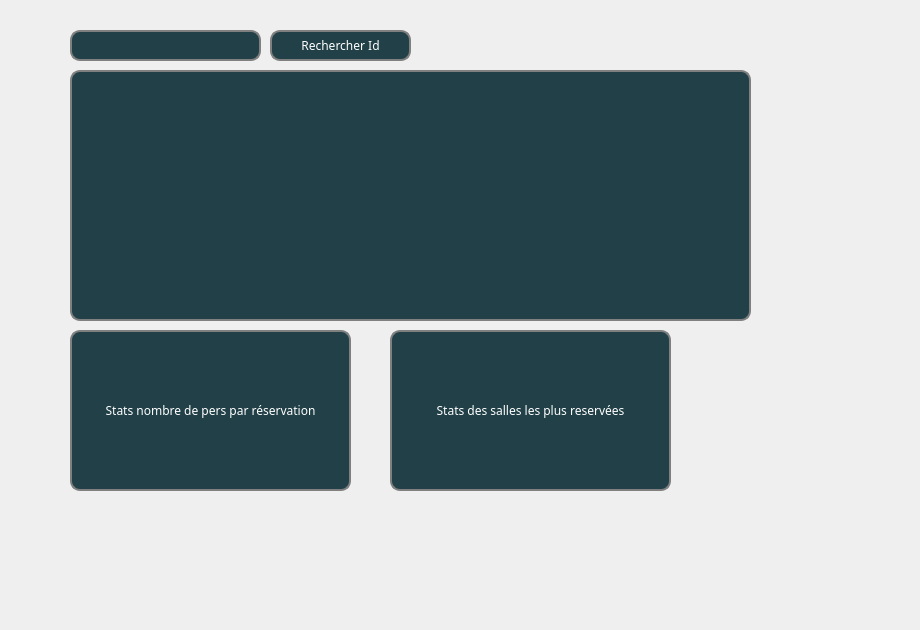
    <widget class="QWidget" name="tab_5">
     <attribute name="title">
      <string>Recherche et stats </string>
     </attribute>
     <widget class="QTableView" name="tab_rech">
      <property name="geometry">
       <rect>
        <x>70</x>
        <y>70</y>
        <width>681</width>
        <height>251</height>
       </rect>
      </property>
      <property name="styleSheet">
       <string notr="true">QTableView {
  border: 2px solid gray;
     border-radius: 10px;
     padding: 0 8px;
     background: rgb(33, 64, 71);
     selection-background-color: darkgray;
}
QHeaderView::section {
    background-color: rgb(71, 153, 176);
    color: white;
    height: 35px;
    font: 14px;
}
QTableView::item:focus{
    border: 2px solid rgb(242, 128, 133);
    background-color: rgb(255, 254, 229);
}
QScrollBar:vertical {
    background: rgb(188, 224, 235);
}
 QScrollBar::handle:vertical {
    background: rgb(71, 153, 176);
 }
QScrollBar:horizontal {
    background: rgb(188, 224, 235);
}
 QScrollBar::handle:horizontal {
    background: rgb(71, 153, 176);
 }</string>
      </property>
     </widget>
     <widget class="QLineEdit" name="mlk">
      <property name="geometry">
       <rect>
        <x>70</x>
        <y>30</y>
        <width>191</width>
        <height>31</height>
       </rect>
      </property>
      <property name="styleSheet">
       <string notr="true">color:white;border: 2px solid gray;
     border-radius: 10px;
     padding: 0 8px;
     background: rgb(33, 64, 71);
     selection-background-color: darkgray;</string>
      </property>
      <property name="text">
       <string/>
      </property>
     </widget>
     <widget class="QPushButton" name="pushButton_4">
      <property name="geometry">
       <rect>
        <x>270</x>
        <y>30</y>
        <width>141</width>
        <height>31</height>
       </rect>
      </property>
      <property name="palette">
       <palette>
        <active>
         <colorrole role="WindowText">
          <brush brushstyle="SolidPattern">
           <color alpha="255">
            <red>255</red>
            <green>255</green>
            <blue>255</blue>
           </color>
          </brush>
         </colorrole>
         <colorrole role="Button">
          <brush brushstyle="SolidPattern">
           <color alpha="255">
            <red>33</red>
            <green>64</green>
            <blue>71</blue>
           </color>
          </brush>
         </colorrole>
         <colorrole role="Text">
          <brush brushstyle="SolidPattern">
           <color alpha="255">
            <red>255</red>
            <green>255</green>
            <blue>255</blue>
           </color>
          </brush>
         </colorrole>
         <colorrole role="ButtonText">
          <brush brushstyle="SolidPattern">
           <color alpha="255">
            <red>255</red>
            <green>255</green>
            <blue>255</blue>
           </color>
          </brush>
         </colorrole>
         <colorrole role="Base">
          <brush brushstyle="SolidPattern">
           <color alpha="255">
            <red>33</red>
            <green>64</green>
            <blue>71</blue>
           </color>
          </brush>
         </colorrole>
         <colorrole role="Window">
          <brush brushstyle="SolidPattern">
           <color alpha="255">
            <red>33</red>
            <green>64</green>
            <blue>71</blue>
           </color>
          </brush>
         </colorrole>
         <colorrole role="PlaceholderText">
          <brush brushstyle="NoBrush">
           <color alpha="128">
            <red>255</red>
            <green>255</green>
            <blue>255</blue>
           </color>
          </brush>
         </colorrole>
        </active>
        <inactive>
         <colorrole role="WindowText">
          <brush brushstyle="SolidPattern">
           <color alpha="255">
            <red>255</red>
            <green>255</green>
            <blue>255</blue>
           </color>
          </brush>
         </colorrole>
         <colorrole role="Button">
          <brush brushstyle="SolidPattern">
           <color alpha="255">
            <red>33</red>
            <green>64</green>
            <blue>71</blue>
           </color>
          </brush>
         </colorrole>
         <colorrole role="Text">
          <brush brushstyle="SolidPattern">
           <color alpha="255">
            <red>255</red>
            <green>255</green>
            <blue>255</blue>
           </color>
          </brush>
         </colorrole>
         <colorrole role="ButtonText">
          <brush brushstyle="SolidPattern">
           <color alpha="255">
            <red>255</red>
            <green>255</green>
            <blue>255</blue>
           </color>
          </brush>
         </colorrole>
         <colorrole role="Base">
          <brush brushstyle="SolidPattern">
           <color alpha="255">
            <red>33</red>
            <green>64</green>
            <blue>71</blue>
           </color>
          </brush>
         </colorrole>
         <colorrole role="Window">
          <brush brushstyle="SolidPattern">
           <color alpha="255">
            <red>33</red>
            <green>64</green>
            <blue>71</blue>
           </color>
          </brush>
         </colorrole>
         <colorrole role="PlaceholderText">
          <brush brushstyle="NoBrush">
           <color alpha="128">
            <red>255</red>
            <green>255</green>
            <blue>255</blue>
           </color>
          </brush>
         </colorrole>
        </inactive>
        <disabled>
         <colorrole role="WindowText">
          <brush brushstyle="SolidPattern">
           <color alpha="255">
            <red>255</red>
            <green>255</green>
            <blue>255</blue>
           </color>
          </brush>
         </colorrole>
         <colorrole role="Button">
          <brush brushstyle="SolidPattern">
           <color alpha="255">
            <red>33</red>
            <green>64</green>
            <blue>71</blue>
           </color>
          </brush>
         </colorrole>
         <colorrole role="Text">
          <brush brushstyle="SolidPattern">
           <color alpha="255">
            <red>255</red>
            <green>255</green>
            <blue>255</blue>
           </color>
          </brush>
         </colorrole>
         <colorrole role="ButtonText">
          <brush brushstyle="SolidPattern">
           <color alpha="255">
            <red>255</red>
            <green>255</green>
            <blue>255</blue>
           </color>
          </brush>
         </colorrole>
         <colorrole role="Base">
          <brush brushstyle="SolidPattern">
           <color alpha="255">
            <red>33</red>
            <green>64</green>
            <blue>71</blue>
           </color>
          </brush>
         </colorrole>
         <colorrole role="Window">
          <brush brushstyle="SolidPattern">
           <color alpha="255">
            <red>33</red>
            <green>64</green>
            <blue>71</blue>
           </color>
          </brush>
         </colorrole>
         <colorrole role="PlaceholderText">
          <brush brushstyle="NoBrush">
           <color alpha="128">
            <red>255</red>
            <green>255</green>
            <blue>255</blue>
           </color>
          </brush>
         </colorrole>
        </disabled>
       </palette>
      </property>
      <property name="font">
       <font>
        <family>Haas Grotesk 58 Pro</family>
        <weight>50</weight>
        <italic>false</italic>
        <bold>false</bold>
       </font>
      </property>
      <property name="cursor">
       <cursorShape>PointingHandCursor</cursorShape>
      </property>
      <property name="styleSheet">
       <string notr="true">QPushButton
{
  border: 2px solid gray;
  border-radius: 10px;
  padding: 0 8px;
  background:rgb(33, 64, 71);
  color:rgb(255, 255, 255);
  font: Neue Haas Grotesk Text Pro;
}</string>
      </property>
      <property name="text">
       <string>Rechercher Id</string>
      </property>
     </widget>
     <widget class="QLabel" name="label_6">
      <property name="geometry">
       <rect>
        <x>-70</x>
        <y>-50</y>
        <width>911</width>
        <height>621</height>
       </rect>
      </property>
      <property name="text">
       <string/>
      </property>
      <property name="pixmap">
       <pixmap>C:/Users/ilyes/Downloads/312712033_810953443508217_8693627082314370591_n.png</pixmap>
      </property>
     </widget>
     <widget class="QPushButton" name="pushButton">
      <property name="geometry">
       <rect>
        <x>70</x>
        <y>330</y>
        <width>281</width>
        <height>161</height>
       </rect>
      </property>
      <property name="cursor">
       <cursorShape>PointingHandCursor</cursorShape>
      </property>
      <property name="styleSheet">
       <string notr="true">QPushButton
{
  border: 2px solid gray;
  border-radius: 10px;
  padding: 0 8px;
  background:rgb(33, 64, 71);
  color:rgb(255, 255, 255);
  font: Neue Haas Grotesk Text Pro;
}</string>
      </property>
      <property name="text">
       <string>Stats nombre de pers par réservation</string>
      </property>
     </widget>
     <widget class="QPushButton" name="Salles">
      <property name="geometry">
       <rect>
        <x>390</x>
        <y>330</y>
        <width>281</width>
        <height>161</height>
       </rect>
      </property>
      <property name="cursor">
       <cursorShape>PointingHandCursor</cursorShape>
      </property>
      <property name="styleSheet">
       <string notr="true">QPushButton
{
  border: 2px solid gray;
  border-radius: 10px;
  padding: 0 8px;
  background:rgb(33, 64, 71);
  color:rgb(255, 255, 255);
  font: Neue Haas Grotesk Text Pro;
}</string>
      </property>
      <property name="text">
       <string>Stats des salles les plus reservées</string>
      </property>
     </widget>
     <zorder>label_6</zorder>
     <zorder>tab_rech</zorder>
     <zorder>mlk</zorder>
     <zorder>pushButton_4</zorder>
     <zorder>pushButton</zorder>
     <zorder>Salles</zorder>
    </widget>
